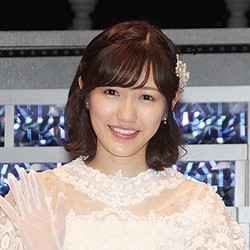
#> input picture inputs/test.jpg, 250 x 250 px, given in place of the camera
$ python face_recognition_doga.py
#> lines starting #> are read from the running program, lines starting #| are printed output that depends on the picture; after the words box and inside, x2 and y2 are one past the last pixel; in counts of white or black regions, pixels touching at a corner belong together
import cv2
from time import sleep

cascade_path = "./models/haarcascade_frontalface_default.xml"

def cv_fourcc(c1, c2, c3, c4):
        return (ord(c1) & 255) + ((ord(c2) & 255) << 8) + \
            ((ord(c3) & 255) << 16) + ((ord(c4) & 255) << 24)

def main():
    #カスケード分類器の特徴量を取得する
    cascade = cv2.CascadeClassifier(cascade_path)
    #print(facerect)
    color = (255, 255, 255) #白

    OUT_FILE_NAME = "./outputs/face_recognition.avi"
    FRAME_RATE=1
    w=224 #1280
    h=224 #960
    out = cv2.VideoWriter(OUT_FILE_NAME, \
          cv_fourcc('M', 'P', '4', 'V'), \
          FRAME_RATE, \
         (w, h), \
         True)

    cap = cv2.VideoCapture(1)

    is_video = 'False'
    s=0.1
    while True:
        timer = cv2.getTickCount()
        ret, frame = cap.read()
#> frame is the input picture: shape (250, 250, 3); mean B, G, R 130.8, 132.7, 142.6
        sleep(s)
        fps = cv2.getTickFrequency() / (cv2.getTickCount() - timer);
        # Display FPS on frame
        cv2.putText(frame, "FPS : " + str(int(1000*fps)), (100,50), cv2.FONT_HERSHEY_SIMPLEX, 0.75, (50,170,50), 2);
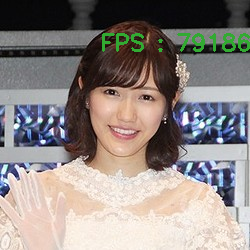
#> frame: shape (250, 250, 3); 1.52% of pixels changed, all inside (x1, y1, x2, y2) = (102, 33, 250, 52)

        #グレースケール変換
        image_gray = cv2.cvtColor(frame, cv2.COLOR_BGR2GRAY)
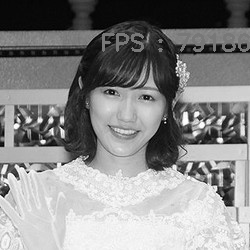
#> image_gray: shape (250, 250); min 0, max 255, mean 136.2
        #image_gray = cv2.equalizeHist(image_gray)
        facerect = cascade.detectMultiScale(image_gray, scaleFactor=1.1, minNeighbors=2, minSize=(30, 30))
#> facerect = [[81, 62, 91, 91]]
        if len(facerect) > 0:
            #検出した顔を囲む矩形の作成
            for rect in facerect:
                cv2.rectangle(frame, tuple(rect[0:2]),tuple(rect[0:2]+rect[2:4]), color, thickness=2)
#> this loop made 1 pass
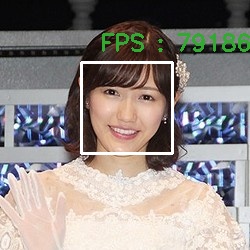
#> frame: shape (250, 250, 3); 1.74% of pixels changed, all inside (x1, y1, x2, y2) = (80, 61, 174, 155)
        cv2.imshow('test',frame)
        key = cv2.waitKey(0)&0xff
#> (key q is pressed here)

        if is_video=="True":
            img_dst = cv2.resize(frame, (int(224), 224)) #1280x960
            out.write(img_dst)
            print(is_video)

        if key == ord('q'):   #113
            #cv2.destroyAllWindows()
            break
        elif key == ord('p'):
            s=0.5
            is_video = "True"
        elif key == ord('s'):
            s=0.1
            is_video = "False"

if __name__ == '__main__':
    main()
